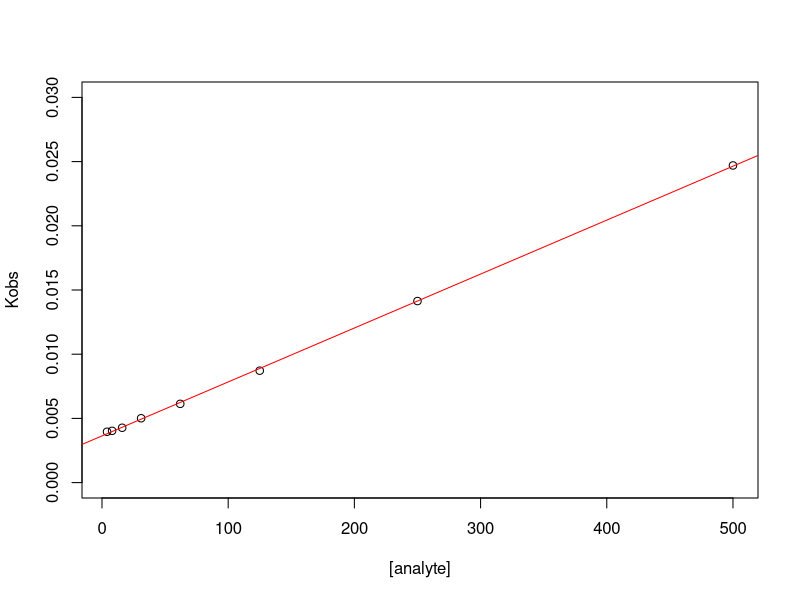

Generate this figure with R:
#------------------------------------------------------------------------------------------------------------------
#                                    ~~ Deriving KD from Kobs values ~~
#------------------------------------------------------------------------------------------------------------------
# This R script provides code for fitting a linear model for the relationship between Kobs and analyte concentration
# in order to derive the KD of a reaction. 

# Create vectors for the concentration variable and corresponding Kobs values.
# The following values are simply examples. 
c <- c(4,8,16,31,62,125,250,500)
Kobs <- c(0.0039604, 0.0040308, 0.0042716, 0.0050106, 0.0061333, 0.008715, 0.01414, 0.0247)

#Plot the data 
plot(c,Kobs, ylim = c(0,0.03),xlab="[analyte]", ylab="Kobs")
      #the "xlim" is set to best visualise the example data
      #choose which range of X-values are most suitable to visualise the data being analysed.   

#Create a linear fit for the curve using the "lm" function 
fit <- lm(Kobs ~ c)

#visualise the fit in the plot 
abline(fit, col = "red")

#View the estimated values for the coefficients.
summary(fit)
      #"(intercept)" is the y-intercept i.e. the dissociation rate constant.
      #"c" is the slope i.e. the association rate constant. 
      # KD is derived by dividing the dissociation rate constant by the association rate constant. 
      



